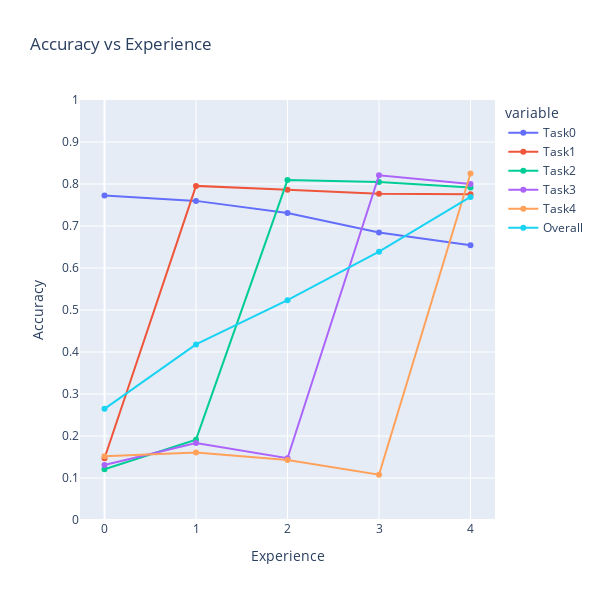

The code cell stored with this chart in its notebook:
### Code cell
# plotly plot
fig = px.line(
    pd.DataFrame(proposal_3_5_classes["accuracies"]),
    title="Accuracy vs Experience",
    labels=dict(index="Experience", value="Accuracy"),
    width=600,
    height=600,
    range_y=[0, 1],
    markers=True,
)
fig.update_layout(
    xaxis=dict(tickmode="linear", tick0=0, dtick=1),
    yaxis=dict(tickmode="linear", tick0=0, dtick=0.1),
)
fig.show()

### Figure 1 — Plotly figure (JSON) as saved in the notebook; plotly's stock layout.template omitted (floating-point values rounded to 4 significant figures)
{"data": [{"hovertemplate": "variable=Task0<br>Experience=%{x}<br>Accuracy=%{y}<extra></extra>", "legendgroup": "Task0", "line": {"color": "#636efa", "dash": "solid"}, "marker": {"symbol": "circle"}, "mode": "lines+markers", "name": "Task0", "orientation": "v", "showlegend": true, "type": "scatter", "x": [0, 1, 2, 3, 4], "xaxis": "x", "y": [0.7728, 0.7598, 0.7309, 0.6843, 0.6541], "yaxis": "y"}, {"hovertemplate": "variable=Task1<br>Experience=%{x}<br>Accuracy=%{y}<extra></extra>", "legendgroup": "Task1", "line": {"color": "#EF553B", "dash": "solid"}, "marker": {"symbol": "circle"}, "mode": "lines+markers", "name": "Task1", "orientation": "v", "showlegend": true, "type": "scatter", "x": [0, 1, 2, 3, 4], "xaxis": "x", "y": [0.1471, 0.7955, 0.7866, 0.7767, 0.7757], "yaxis": "y"}, {"hovertemplate": "variable=Task2<br>Experience=%{x}<br>Accuracy=%{y}<extra></extra>", "legendgroup": "Task2", "line": {"color": "#00cc96", "dash": "solid"}, "marker": {"symbol": "circle"}, "mode": "lines+markers", "name": "Task2", "orientation": "v", "showlegend": true, "type": "scatter", "x": [0, 1, 2, 3, 4], "xaxis": "x", "y": [0.121, 0.1913, 0.8093, 0.8046, 0.7917], "yaxis": "y"}, {"hovertemplate": "variable=Task3<br>Experience=%{x}<br>Accuracy=%{y}<extra></extra>", "legendgroup": "Task3", "line": {"color": "#ab63fa", "dash": "solid"}, "marker": {"symbol": "circle"}, "mode": "lines+markers", "name": "Task3", "orientation": "v", "showlegend": true, "type": "scatter", "x": [0, 1, 2, 3, 4], "xaxis": "x", "y": [0.1309, 0.1831, 0.1471, 0.8208, 0.7999], "yaxis": "y"}, {"hovertemplate": "variable=Task4<br>Experience=%{x}<br>Accuracy=%{y}<extra></extra>", "legendgroup": "Task4", "line": {"color": "#FFA15A", "dash": "solid"}, "marker": {"symbol": "circle"}, "mode": "lines+markers", "name": "Task4", "orientation": "v", "showlegend": true, "type": "scatter", "x": [0, 1, 2, 3, 4], "xaxis": "x", "y": [0.1519, 0.1606, 0.1428, 0.1078, 0.8249], "yaxis": "y"}, {"hovertemplate": "variable=Overall<br>Experience=%{x}<br>Accuracy=%{y}<extra></extra>", "legendgroup": "Overall", "line": {"color": "#19d3f3", "dash": "solid"}, "marker": {"symbol": "circle"}, "mode": "lines+markers", "name": "Overall", "orientation": "v", "showlegend": true, "type": "scatter", "x": [0, 1, 2, 3, 4], "xaxis": "x", "y": [0.2647, 0.4181, 0.5233, 0.6388, 0.7693], "yaxis": "y"}], "layout": {"height": 600, "legend": {"title": {"text": "variable"}, "tracegroupgap": 0}, "title": {"text": "Accuracy vs Experience"}, "width": 600, "xaxis": {"anchor": "y", "domain": [0, 1], "dtick": 1, "tick0": 0, "tickmode": "linear", "title": {"text": "Experience"}}, "yaxis": {"anchor": "x", "domain": [0, 1], "dtick": 0.1, "range": [0, 1], "tick0": 0, "tickmode": "linear", "title": {"text": "Accuracy"}}}}
